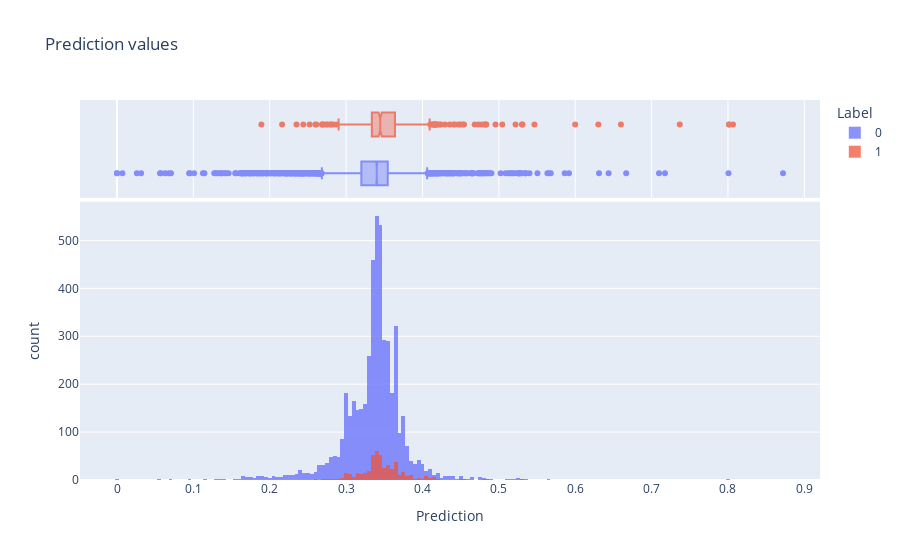

Source (notebook cell):
### Code cell
train_predictions = model.predict(train_features, batch_size=BATCH_SIZE)
test_predictions = model.predict(test_features, batch_size=BATCH_SIZE)

predictions_df = pd.DataFrame(
    {"Prediction": train_predictions.ravel(), "Label": train_labels.ravel()}
)
predictions_df = pd.concat(
    [
        predictions_df[predictions_df["Label"] == 0].sample(5000, random_state=0),
        predictions_df[predictions_df["Label"] == 1].sample(500, random_state=0),
    ]
)
fig = px.histogram(
    predictions_df,
    x="Prediction",
    title="Prediction values",
    color="Label",
    marginal="box",
    labels={"0": "Legitimate", "1": "Fraudulent"},
)
fig.update_traces(opacity=0.75)
fig.update_layout(barmode="overlay")
fig.show()

### Figure 1 — Plotly figure (JSON) as saved in the notebook; plotly's stock layout.template omitted (floating-point values rounded to 4 significant figures; data arrays with more than 128 entries replaced by an {"elided": "..."} marker saying what was removed)
{"data": [{"alignmentgroup": "True", "bingroup": "x", "hovertemplate": "Label=0<br>Prediction=%{x}<br>count=%{y}<extra></extra>", "legendgroup": "0", "marker": {"color": "#636efa", "pattern": {"shape": ""}}, "name": "0", "offsetgroup": "0", "opacity": 0.75, "orientation": "v", "showlegend": true, "type": "histogram", "x": {"elided": "5000 float values"}, "xaxis": "x", "yaxis": "y"}, {"alignmentgroup": "True", "hovertemplate": "Label=0<br>Prediction=%{x}<extra></extra>", "legendgroup": "0", "marker": {"color": "#636efa"}, "name": "0", "notched": true, "offsetgroup": "0", "opacity": 0.75, "showlegend": false, "type": "box", "x": {"elided": "5000 float values"}, "xaxis": "x2", "yaxis": "y2"}, {"alignmentgroup": "True", "bingroup": "x", "hovertemplate": "Label=1<br>Prediction=%{x}<br>count=%{y}<extra></extra>", "legendgroup": "1", "marker": {"color": "#EF553B", "pattern": {"shape": ""}}, "name": "1", "offsetgroup": "1", "opacity": 0.75, "orientation": "v", "showlegend": true, "type": "histogram", "x": {"elided": "500 float values"}, "xaxis": "x", "yaxis": "y"}, {"alignmentgroup": "True", "hovertemplate": "Label=1<br>Prediction=%{x}<extra></extra>", "legendgroup": "1", "marker": {"color": "#EF553B"}, "name": "1", "notched": true, "offsetgroup": "1", "opacity": 0.75, "showlegend": false, "type": "box", "x": {"elided": "500 float values"}, "xaxis": "x2", "yaxis": "y2"}], "layout": {"barmode": "overlay", "legend": {"title": {"text": "Label"}, "tracegroupgap": 0}, "title": {"text": "Prediction values"}, "xaxis": {"anchor": "y", "domain": [0, 1], "title": {"text": "Prediction"}}, "xaxis2": {"anchor": "y2", "domain": [0, 1], "matches": "x", "showgrid": true, "showticklabels": false}, "yaxis": {"anchor": "x", "domain": [0, 0.7326], "title": {"text": "count"}}, "yaxis2": {"anchor": "x2", "domain": [0.7426, 1], "matches": "y2", "showgrid": false, "showline": false, "showticklabels": false, "ticks": ""}}}
